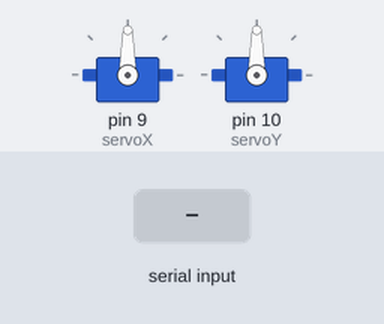
A sketch run on a simulated Arduino Uno, built with avr-gcc and run on an emulated ATmega328P. Shown: 2 × servo. Inputs (shaded band) come from the test bench. What the sketch prints to the serial monitor is not drawn.

Above: at 1.2 s.
1.3 s: "90,45\n" received over Serial
At 2.0 s:
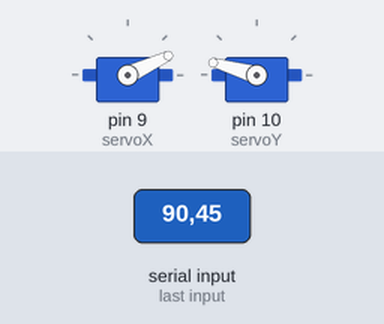
2.8 s: "5\n" received over Serial
At 4.0 s:
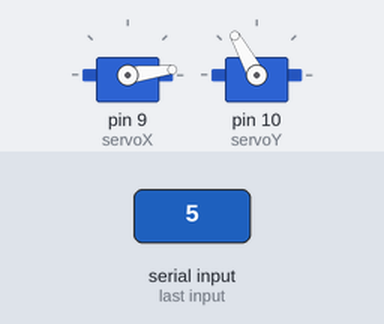
4.3 s: "1,90,45\n" received over Serial
At 5.5 s:
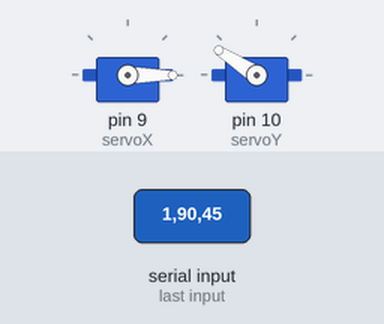
5.8 s: "30,150\n" received over Serial
At 6.6 s:
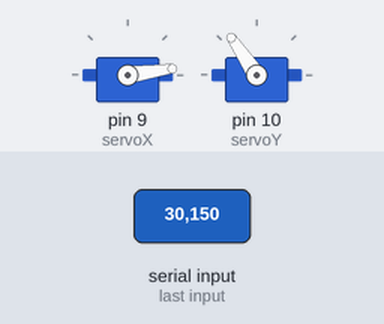
7.3 s: "1,90\n" received over Serial
At 7.7 s:
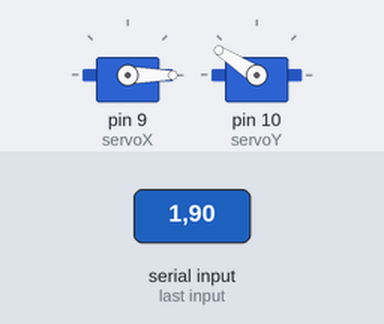
Timing chart, 0 to 9.8 s (numbered marks = the images above; inputs shaded):
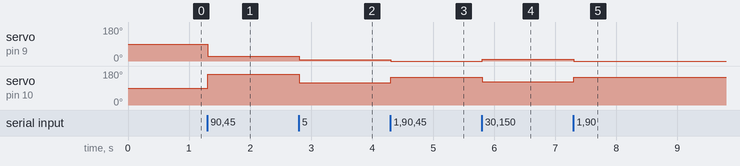

The sketch:

HunterKillerModule.ino
```cpp
#include <Servo.h>

Servo servoX, servoY;
int x = 0;
int y = 0;

void setup() {
  Serial.begin(9600);
  servoX.attach(9); // 서보 모터 핀 연결
  servoY.attach(10); // 서보 모터 핀 연결
  servoX.write(90);
  servoY.write(90);
}
void loop() {
  if (Serial.available() > 0) {
    String data = Serial.readStringUntil('\n');  // 데이터를 개행 문자까지 읽음
    processData(data);  // 데이터를 처리하는 함수 호출
    x = map(x, 0, 640, 0, 180);
    y = map(y, 0, 480, 180, 0);
    Serial.print(x);
    servoX.write(x); // 서보 모터 각도 설정
    servoY.write(y);
    // if(angle>0){
    //   servoX.write(90);
    // }el
  }
}

void processData(String data) {
  Serial.print("Received: ");  // 받은 데이터를 확인
  Serial.println(data);

  // 쉼표를 기준으로 문자열 분리
  int commaIndex = data.indexOf(',');
  if (commaIndex > 0) {
    String xStr = data.substring(0, commaIndex);
    String yStr = data.substring(commaIndex + 1);

    x = xStr.toInt();  // x 값 변환 및 저장
    y = yStr.toInt();  // y 값 변환 및 저장

    Serial.print("x: ");
    Serial.print(x);
    Serial.print(", y: ");
    Serial.println(y);
  }
}
```

Measured:
- after the input at 1.3 s, servo on pin 9 (servoX): 90° → 25° at once; servo on pin 10 (servoY): 90° → 164° at once
- after the input at 2.8 s, servo on pin 9 (servoX): 25° → 7° at once; servo on pin 10 (servoY): 164° → 119° at once
- after the input at 4.3 s, servo on pin 9 (servoX): 7° → 0° at once; servo on pin 10 (servoY): 119° → 147° at once
- after the input at 5.8 s, servo on pin 9 (servoX): 0° → 8° at once; servo on pin 10 (servoY): 147° → 124° at once
- after the input at 7.3 s, servo on pin 9 (servoX): 8° → 0° at once; servo on pin 10 (servoY): 124° → 147° at once
